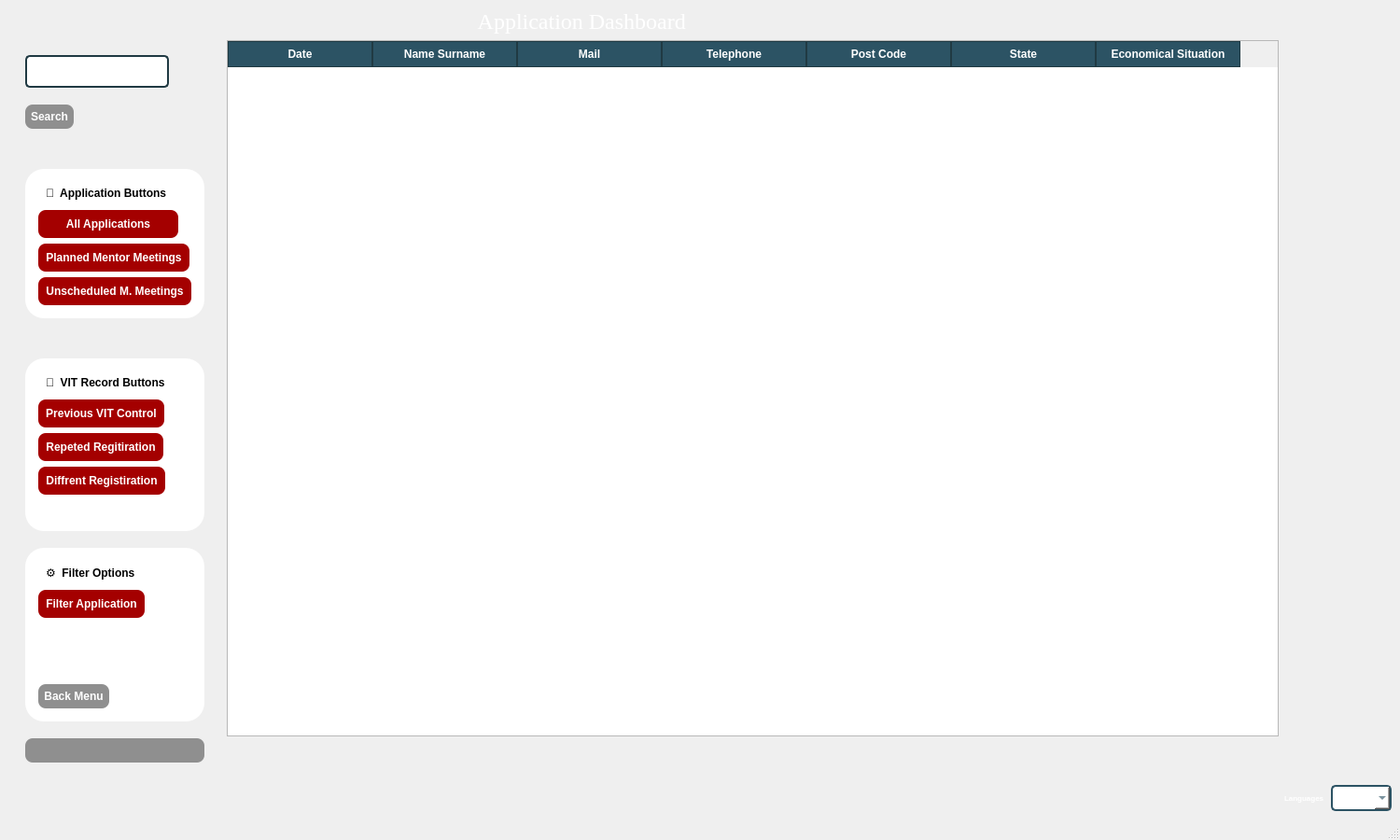
<?xml version="1.0" encoding="UTF-8"?>
<ui version="4.0">
 <class>MainWindow</class>
 <widget class="QMainWindow" name="MainWindow">
  <property name="geometry">
   <rect>
    <x>0</x>
    <y>0</y>
    <width>1500</width>
    <height>900</height>
   </rect>
  </property>
  <property name="minimumSize">
   <size>
    <width>1500</width>
    <height>900</height>
   </size>
  </property>
  <property name="maximumSize">
   <size>
    <width>1500</width>
    <height>900</height>
   </size>
  </property>
  <property name="windowTitle">
   <string>MainWindow</string>
  </property>
  <property name="styleSheet">
   <string notr="true">QMainWindow, QWidget {
    background: qlineargradient(x1:0, y1:0, x2:1, y2:1,
        stop:0 #0f2027, stop:0.5 #203a43, stop:1 #2c5364);
}
</string>
  </property>
  <widget class="QWidget" name="centralwidget">
   <property name="maximumSize">
    <size>
     <width>1500</width>
     <height>1500</height>
    </size>
   </property>
   <layout class="QGridLayout" name="gridLayout">
    <item row="3" column="3">
     <widget class="QLabel" name="label_language">
      <property name="maximumSize">
       <size>
        <width>65</width>
        <height>16777215</height>
       </size>
      </property>
      <property name="layoutDirection">
       <enum>Qt::RightToLeft</enum>
      </property>
      <property name="styleSheet">
       <string notr="true">QLabel#label_language {
    color: white;
    font-weight: bold;
    font-size: 6pt;
}
</string>
      </property>
      <property name="text">
       <string>Languages</string>
      </property>
     </widget>
    </item>
    <item row="3" column="4">
     <widget class="QComboBox" name="comboBox_language">
      <property name="maximumSize">
       <size>
        <width>65</width>
        <height>16777215</height>
       </size>
      </property>
      <property name="layoutDirection">
       <enum>Qt::LeftToRight</enum>
      </property>
      <property name="styleSheet">
       <string notr="true">QComboBox#comboBox_language {
    background-color: #ffffff;
    color: #2c5364;  /* Tema ile uyumlu koyu mavi */
    border: 2px solid #2c5364;
    border-radius: 5px;
    padding: 4px;
    min-width: 8px;
    font-weight: bold;
}
QComboBox QAbstractItemView {
    background-color: #ffffff;
    color: #2c5364;
    selection-background-color: #203a43;
    selection-color: white;
}</string>
      </property>
      <item>
       <property name="text">
        <string/>
       </property>
      </item>
      <item>
       <property name="text">
        <string>Türkçe</string>
       </property>
      </item>
      <item>
       <property name="text">
        <string>English</string>
       </property>
      </item>
      <item>
       <property name="text">
        <string>Dutch</string>
       </property>
      </item>
      <item>
       <property name="text">
        <string>Français</string>
       </property>
      </item>
      <item>
       <property name="text">
        <string>Русский</string>
       </property>
      </item>
      <item>
       <property name="text">
        <string>Deutsch</string>
       </property>
      </item>
      <item>
       <property name="text">
        <string>العربية</string>
       </property>
      </item>
      <item>
       <property name="text">
        <string>简体中文</string>
       </property>
      </item>
      <item>
       <property name="text">
        <string>Español</string>
       </property>
      </item>
     </widget>
    </item>
    <item row="3" column="1">
     <spacer name="horizontalSpacer">
      <property name="orientation">
       <enum>Qt::Horizontal</enum>
      </property>
      <property name="sizeHint" stdset="0">
       <size>
        <width>40</width>
        <height>20</height>
       </size>
      </property>
     </spacer>
    </item>
    <item row="0" column="0" rowspan="3" colspan="2">
     <layout class="QVBoxLayout" name="verticalLayout">
      <property name="spacing">
       <number>18</number>
      </property>
      <property name="leftMargin">
       <number>18</number>
      </property>
      <property name="topMargin">
       <number>18</number>
      </property>
      <property name="rightMargin">
       <number>18</number>
      </property>
      <property name="bottomMargin">
       <number>18</number>
      </property>
      <item>
       <widget class="QLabel" name="label_logo">
        <property name="enabled">
         <bool>true</bool>
        </property>
        <property name="maximumSize">
         <size>
          <width>200</width>
          <height>30</height>
         </size>
        </property>
        <property name="styleSheet">
         <string notr="true">font: 6pt &quot;MS Shell Dlg 2&quot;;</string>
        </property>
        <property name="text">
         <string/>
        </property>
        <property name="pixmap">
         <pixmap>../images/logo.jpg</pixmap>
        </property>
        <property name="scaledContents">
         <bool>true</bool>
        </property>
       </widget>
      </item>
      <item>
       <widget class="QLineEdit" name="lineEdit_search">
        <property name="sizePolicy">
         <sizepolicy hsizetype="Fixed" vsizetype="Fixed">
          <horstretch>0</horstretch>
          <verstretch>0</verstretch>
         </sizepolicy>
        </property>
        <property name="styleSheet">
         <string notr="true">QLineEdit {
    background-color: white;
    color: #2c5364;           /* Tema rengine zıt ve okunabilir */
    border: 2px solid #203a43;
    border-radius: 5px;
    padding: 5px;
    font-size: 12pt;
}
</string>
        </property>
       </widget>
      </item>
      <item>
       <widget class="QPushButton" name="pushButton_search">
        <property name="sizePolicy">
         <sizepolicy hsizetype="Fixed" vsizetype="Fixed">
          <horstretch>0</horstretch>
          <verstretch>0</verstretch>
         </sizepolicy>
        </property>
        <property name="styleSheet">
         <string notr="true">QPushButton {
    background-color: #8f8f8f;
    color: white;
    border-radius: 8px;
    padding: 6px;
    font-weight: bold;
}
QPushButton:hover {
    background-color: #cc0000;
}

</string>
        </property>
        <property name="text">
         <string>Search</string>
        </property>
        <property name="icon">
         <iconset>
          <normaloff>../images/search.png</normaloff>../images/search.png</iconset>
        </property>
        <property name="iconSize">
         <size>
          <width>17</width>
          <height>17</height>
         </size>
        </property>
       </widget>
      </item>
      <item>
       <spacer name="verticalSpacer_5">
        <property name="orientation">
         <enum>Qt::Vertical</enum>
        </property>
        <property name="sizeHint" stdset="0">
         <size>
          <width>20</width>
          <height>40</height>
         </size>
        </property>
       </spacer>
      </item>
      <item>
       <widget class="QFrame" name="frame_application">
        <property name="styleSheet">
         <string notr="true">QFrame {
    background-color: white;
    border-radius: 20px;
    padding: 5px;
}
</string>
        </property>
        <property name="frameShape">
         <enum>QFrame::NoFrame</enum>
        </property>
        <property name="frameShadow">
         <enum>QFrame::Raised</enum>
        </property>
        <layout class="QVBoxLayout" name="verticalLayout_6">
         <item>
          <layout class="QVBoxLayout" name="verticalLayout_2">
           <item>
            <widget class="QLabel" name="label_application">
             <property name="font">
              <font>
               <weight>75</weight>
               <bold>true</bold>
              </font>
             </property>
             <property name="text">
              <string>📂  Application Buttons</string>
             </property>
            </widget>
           </item>
           <item>
            <widget class="QPushButton" name="pushButton_all_applications">
             <property name="sizePolicy">
              <sizepolicy hsizetype="Fixed" vsizetype="Fixed">
               <horstretch>0</horstretch>
               <verstretch>0</verstretch>
              </sizepolicy>
             </property>
             <property name="maximumSize">
              <size>
               <width>150</width>
               <height>70</height>
              </size>
             </property>
             <property name="styleSheet">
              <string notr="true">QPushButton {
    background-color: #a40000;
    color: white;
    border: none;
    border-radius: 8px;
    padding: 8px;
    font-weight: bold;
}
QPushButton:hover {
    background-color: #cc0000;
}

</string>
             </property>
             <property name="text">
              <string>All Applications</string>
             </property>
            </widget>
           </item>
           <item>
            <widget class="QPushButton" name="pushButton_planned_mentor_meetings">
             <property name="sizePolicy">
              <sizepolicy hsizetype="Fixed" vsizetype="Fixed">
               <horstretch>0</horstretch>
               <verstretch>0</verstretch>
              </sizepolicy>
             </property>
             <property name="styleSheet">
              <string notr="true">QPushButton {
    background-color: #a40000;
    color: white;
    border: none;
    border-radius: 8px;
    padding: 8px;
    font-weight: bold;
}
QPushButton:hover {
    background-color: #cc0000;
}

</string>
             </property>
             <property name="text">
              <string>Planned Mentor Meetings</string>
             </property>
            </widget>
           </item>
           <item>
            <widget class="QPushButton" name="pushButton_unscheduled_mentor_meetings">
             <property name="sizePolicy">
              <sizepolicy hsizetype="Fixed" vsizetype="Fixed">
               <horstretch>0</horstretch>
               <verstretch>0</verstretch>
              </sizepolicy>
             </property>
             <property name="styleSheet">
              <string notr="true">QPushButton {
    background-color: #a40000;
    color: white;
    border: none;
    border-radius: 8px;
    padding: 8px;
    font-weight: bold;
}
QPushButton:hover {
    background-color: #cc0000;
}


</string>
             </property>
             <property name="text">
              <string>Unscheduled M. Meetings</string>
             </property>
            </widget>
           </item>
          </layout>
         </item>
        </layout>
       </widget>
      </item>
      <item>
       <spacer name="verticalSpacer_4">
        <property name="orientation">
         <enum>Qt::Vertical</enum>
        </property>
        <property name="sizeHint" stdset="0">
         <size>
          <width>20</width>
          <height>40</height>
         </size>
        </property>
       </spacer>
      </item>
      <item>
       <widget class="QFrame" name="frame_vit">
        <property name="styleSheet">
         <string notr="true">QFrame {
    background-color: white;
    border-radius: 20px;
    padding: 5px;
}
</string>
        </property>
        <property name="frameShape">
         <enum>QFrame::NoFrame</enum>
        </property>
        <property name="frameShadow">
         <enum>QFrame::Raised</enum>
        </property>
        <layout class="QVBoxLayout" name="verticalLayout_7">
         <item>
          <layout class="QVBoxLayout" name="verticalLayout_4">
           <item>
            <widget class="QLabel" name="label_vit_record">
             <property name="font">
              <font>
               <weight>75</weight>
               <bold>true</bold>
              </font>
             </property>
             <property name="text">
              <string>📂  VIT Record Buttons</string>
             </property>
            </widget>
           </item>
           <item>
            <widget class="QPushButton" name="pushButton_pre_vit_control">
             <property name="sizePolicy">
              <sizepolicy hsizetype="Fixed" vsizetype="Fixed">
               <horstretch>0</horstretch>
               <verstretch>0</verstretch>
              </sizepolicy>
             </property>
             <property name="styleSheet">
              <string notr="true">QPushButton {
    background-color: #a40000;
    color: white;
    border: none;
    border-radius: 8px;
    padding: 8px;
    font-weight: bold;
}
QPushButton:hover {
    background-color: #cc0000;
}

</string>
             </property>
             <property name="text">
              <string>Previous VIT Control</string>
             </property>
            </widget>
           </item>
           <item>
            <widget class="QPushButton" name="pushButton_repeted_registeration">
             <property name="sizePolicy">
              <sizepolicy hsizetype="Fixed" vsizetype="Fixed">
               <horstretch>0</horstretch>
               <verstretch>0</verstretch>
              </sizepolicy>
             </property>
             <property name="styleSheet">
              <string notr="true">QPushButton {
    background-color: #a40000;
    color: white;
    border: none;
    border-radius: 8px;
    padding: 8px;
    font-weight: bold;
}
QPushButton:hover {
    background-color: #cc0000;
}

</string>
             </property>
             <property name="text">
              <string>Repeted Regitiration</string>
             </property>
            </widget>
           </item>
           <item>
            <widget class="QPushButton" name="pushButton_dif_registeration">
             <property name="sizePolicy">
              <sizepolicy hsizetype="Fixed" vsizetype="Fixed">
               <horstretch>0</horstretch>
               <verstretch>0</verstretch>
              </sizepolicy>
             </property>
             <property name="styleSheet">
              <string notr="true">QPushButton {
    background-color: #a40000;
    color: white;
    border: none;
    border-radius: 8px;
    padding: 8px;
    font-weight: bold;
}
QPushButton:hover {
    background-color: #cc0000;
}

</string>
             </property>
             <property name="text">
              <string>Diffrent Registiration</string>
             </property>
            </widget>
           </item>
          </layout>
         </item>
         <item>
          <spacer name="verticalSpacer_2">
           <property name="orientation">
            <enum>Qt::Vertical</enum>
           </property>
           <property name="sizeHint" stdset="0">
            <size>
             <width>20</width>
             <height>40</height>
            </size>
           </property>
          </spacer>
         </item>
        </layout>
       </widget>
      </item>
      <item>
       <widget class="QFrame" name="frame_filter_options">
        <property name="styleSheet">
         <string notr="true">QFrame {
    background-color: white;
    border-radius: 20px;
    padding: 5px;
}
</string>
        </property>
        <property name="frameShape">
         <enum>QFrame::NoFrame</enum>
        </property>
        <property name="frameShadow">
         <enum>QFrame::Raised</enum>
        </property>
        <layout class="QVBoxLayout" name="verticalLayout_5">
         <item>
          <layout class="QVBoxLayout" name="verticalLayout_3">
           <item>
            <widget class="QLabel" name="label_4">
             <property name="font">
              <font>
               <weight>75</weight>
               <bold>true</bold>
              </font>
             </property>
             <property name="text">
              <string>⚙️  Filter Options</string>
             </property>
            </widget>
           </item>
           <item>
            <widget class="QPushButton" name="pushButton_filter_application">
             <property name="sizePolicy">
              <sizepolicy hsizetype="Fixed" vsizetype="Fixed">
               <horstretch>0</horstretch>
               <verstretch>0</verstretch>
              </sizepolicy>
             </property>
             <property name="styleSheet">
              <string notr="true">QPushButton {
    background-color: #a40000;
    color: white;
    border: none;
    border-radius: 8px;
    padding: 8px;
    font-weight: bold;
}
QPushButton:hover {
    background-color: #cc0000;
}
</string>
             </property>
             <property name="text">
              <string>Filter Application</string>
             </property>
            </widget>
           </item>
          </layout>
         </item>
         <item>
          <spacer name="verticalSpacer">
           <property name="orientation">
            <enum>Qt::Vertical</enum>
           </property>
           <property name="sizeHint" stdset="0">
            <size>
             <width>20</width>
             <height>40</height>
            </size>
           </property>
          </spacer>
         </item>
         <item>
          <spacer name="verticalSpacer_3">
           <property name="orientation">
            <enum>Qt::Vertical</enum>
           </property>
           <property name="sizeHint" stdset="0">
            <size>
             <width>20</width>
             <height>40</height>
            </size>
           </property>
          </spacer>
         </item>
         <item>
          <widget class="QPushButton" name="pushButton_BackMenu">
           <property name="sizePolicy">
            <sizepolicy hsizetype="Fixed" vsizetype="Fixed">
             <horstretch>0</horstretch>
             <verstretch>0</verstretch>
            </sizepolicy>
           </property>
           <property name="layoutDirection">
            <enum>Qt::LeftToRight</enum>
           </property>
           <property name="styleSheet">
            <string notr="true">QPushButton {
    background-color: #8f8f8f;
    color: white;
    border-radius: 8px;
    padding: 6px;
    font-weight: bold;
}
QPushButton:hover {
    background-color: #cc0000;
}

</string>
           </property>
           <property name="text">
            <string>Back Menu</string>
           </property>
           <property name="icon">
            <iconset>
             <normaloff>../images/back.png</normaloff>../images/back.png</iconset>
           </property>
           <property name="iconSize">
            <size>
             <width>17</width>
             <height>17</height>
            </size>
           </property>
          </widget>
         </item>
        </layout>
       </widget>
      </item>
      <item>
       <widget class="QPushButton" name="pushButton_exit">
        <property name="sizePolicy">
         <sizepolicy hsizetype="Minimum" vsizetype="Fixed">
          <horstretch>0</horstretch>
          <verstretch>0</verstretch>
         </sizepolicy>
        </property>
        <property name="styleSheet">
         <string notr="true">QPushButton {
    background-color: #8f8f8f;
    color: white;
    border-radius: 8px;
    padding: 6px;
    font-weight: bold;
}
QPushButton:hover {
    background-color: #cc0000;
}

</string>
        </property>
        <property name="text">
         <string/>
        </property>
        <property name="icon">
         <iconset>
          <normaloff>../images/logout.png</normaloff>../images/logout.png</iconset>
        </property>
        <property name="iconSize">
         <size>
          <width>18</width>
          <height>18</height>
         </size>
        </property>
       </widget>
      </item>
     </layout>
    </item>
    <item row="3" column="2">
     <spacer name="horizontalSpacer_2">
      <property name="orientation">
       <enum>Qt::Horizontal</enum>
      </property>
      <property name="sizeHint" stdset="0">
       <size>
        <width>40</width>
        <height>20</height>
       </size>
      </property>
     </spacer>
    </item>
    <item row="1" column="2">
     <widget class="QTableWidget" name="tableWidget_application_dashboard">
      <property name="sizePolicy">
       <sizepolicy hsizetype="Preferred" vsizetype="Preferred">
        <horstretch>15</horstretch>
        <verstretch>15</verstretch>
       </sizepolicy>
      </property>
      <property name="minimumSize">
       <size>
        <width>100</width>
        <height>100</height>
       </size>
      </property>
      <property name="maximumSize">
       <size>
        <width>1400</width>
        <height>1000</height>
       </size>
      </property>
      <property name="styleSheet">
       <string notr="true">QHeaderView::section {
    background-color: #2c5364;
    color: white;
    padding: 4px;
    font-weight: bold;
    border: 1px solid #203a43;
}

QTableWidget {
    gridline-color: white;
    color: white;  /* ← Bu satır metinleri beyaz yapar */
}</string>
      </property>
      <attribute name="horizontalHeaderDefaultSectionSize">
       <number>155</number>
      </attribute>
      <column>
       <property name="text">
        <string>Date</string>
       </property>
      </column>
      <column>
       <property name="text">
        <string>Name Surname</string>
       </property>
      </column>
      <column>
       <property name="text">
        <string>Mail</string>
       </property>
      </column>
      <column>
       <property name="text">
        <string>Telephone</string>
       </property>
      </column>
      <column>
       <property name="text">
        <string>Post Code</string>
       </property>
      </column>
      <column>
       <property name="text">
        <string>State</string>
       </property>
      </column>
      <column>
       <property name="text">
        <string>Economical Situation</string>
       </property>
      </column>
     </widget>
    </item>
    <item row="0" column="2">
     <widget class="QLabel" name="label_application_dashboard">
      <property name="font">
       <font>
        <family>Georgia</family>
        <pointsize>18</pointsize>
       </font>
      </property>
      <property name="styleSheet">
       <string notr="true">QLabel {
    font-family: &quot;Georgia&quot;;
    font-size: 18pt;
    color: white;
}
</string>
      </property>
      <property name="text">
       <string>                                             Application Dashboard</string>
      </property>
     </widget>
    </item>
    <item row="1" column="4">
     <spacer name="verticalSpacer_6">
      <property name="orientation">
       <enum>Qt::Vertical</enum>
      </property>
      <property name="sizeHint" stdset="0">
       <size>
        <width>20</width>
        <height>40</height>
       </size>
      </property>
     </spacer>
    </item>
    <item row="2" column="4">
     <spacer name="verticalSpacer_7">
      <property name="orientation">
       <enum>Qt::Vertical</enum>
      </property>
      <property name="sizeHint" stdset="0">
       <size>
        <width>20</width>
        <height>40</height>
       </size>
      </property>
     </spacer>
    </item>
    <item row="1" column="3">
     <spacer name="verticalSpacer_8">
      <property name="orientation">
       <enum>Qt::Vertical</enum>
      </property>
      <property name="sizeHint" stdset="0">
       <size>
        <width>20</width>
        <height>40</height>
       </size>
      </property>
     </spacer>
    </item>
    <item row="2" column="3">
     <spacer name="verticalSpacer_9">
      <property name="orientation">
       <enum>Qt::Vertical</enum>
      </property>
      <property name="sizeHint" stdset="0">
       <size>
        <width>20</width>
        <height>40</height>
       </size>
      </property>
     </spacer>
    </item>
   </layout>
  </widget>
  <widget class="QMenuBar" name="menubar">
   <property name="geometry">
    <rect>
     <x>0</x>
     <y>0</y>
     <width>1500</width>
     <height>26</height>
    </rect>
   </property>
  </widget>
  <widget class="QStatusBar" name="statusbar"/>
 </widget>
 <resources/>
 <connections/>
</ui>
